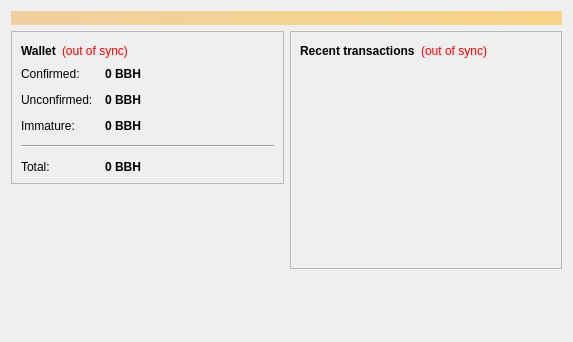
<?xml version="1.0" encoding="UTF-8"?>
<ui version="4.0">
 <class>OverviewPage</class>
 <widget class="QWidget" name="OverviewPage">
  <property name="geometry">
   <rect>
    <x>0</x>
    <y>0</y>
    <width>573</width>
    <height>342</height>
   </rect>
  </property>
  <property name="windowTitle">
   <string>Form</string>
  </property>
  <layout class="QVBoxLayout" name="topLayout">
   <item>
    <widget class="QLabel" name="labelAlerts">
     <property name="visible">
      <bool>false</bool>
     </property>
     <property name="styleSheet">
      <string notr="true">background-color: qlineargradient(x1: 0, y1: 0, x2: 1, y2: 0, stop:0 #F0D0A0, stop:1 #F8D488); color:#000000;</string>
     </property>
     <property name="wordWrap">
      <bool>true</bool>
     </property>
     <property name="margin">
      <number>3</number>
     </property>
    </widget>
   </item>
   <item>
    <layout class="QHBoxLayout" name="horizontalLayout" stretch="1,1">
     <item>
      <layout class="QVBoxLayout" name="verticalLayout_2">
       <item>
        <widget class="QFrame" name="frame">
         <property name="frameShape">
          <enum>QFrame::StyledPanel</enum>
         </property>
         <property name="frameShadow">
          <enum>QFrame::Raised</enum>
         </property>
         <layout class="QVBoxLayout" name="verticalLayout_4">
          <item>
           <layout class="QHBoxLayout" name="horizontalLayout_4">
            <item>
             <widget class="QLabel" name="label_5">
              <property name="font">
               <font>
                <weight>75</weight>
                <bold>true</bold>
               </font>
              </property>
              <property name="text">
               <string>Wallet</string>
              </property>
             </widget>
            </item>
            <item>
             <widget class="QLabel" name="labelWalletStatus">
              <property name="toolTip">
               <string>The displayed information may be out of date. Your wallet automatically synchronizes with the bitcoinblockholes network after a connection is established, but this process has not completed yet.</string>
              </property>
              <property name="styleSheet">
               <string notr="true">QLabel { color: red; }</string>
              </property>
              <property name="text">
               <string notr="true">(out of sync)</string>
              </property>
              <property name="alignment">
               <set>Qt::AlignLeading|Qt::AlignLeft|Qt::AlignVCenter</set>
              </property>
             </widget>
            </item>
            <item>
             <spacer name="horizontalSpacer_2">
              <property name="orientation">
               <enum>Qt::Horizontal</enum>
              </property>
              <property name="sizeHint" stdset="0">
               <size>
                <width>40</width>
                <height>20</height>
               </size>
              </property>
             </spacer>
            </item>
           </layout>
          </item>
          <item>
           <layout class="QFormLayout" name="formLayout_2">
            <property name="fieldGrowthPolicy">
             <enum>QFormLayout::AllNonFixedFieldsGrow</enum>
            </property>
            <property name="horizontalSpacing">
             <number>12</number>
            </property>
            <property name="verticalSpacing">
             <number>12</number>
            </property>
            <item row="0" column="0">
             <widget class="QLabel" name="label">
              <property name="text">
               <string>Confirmed:</string>
              </property>
             </widget>
            </item>
            <item row="0" column="1">
             <widget class="QLabel" name="labelBalance">
              <property name="font">
               <font>
                <weight>75</weight>
                <bold>true</bold>
               </font>
              </property>
              <property name="cursor">
               <cursorShape>IBeamCursor</cursorShape>
              </property>
              <property name="toolTip">
               <string>Your current spendable balance</string>
              </property>
              <property name="text">
               <string notr="true">0 BBH</string>
              </property>
              <property name="textInteractionFlags">
               <set>Qt::LinksAccessibleByMouse|Qt::TextSelectableByKeyboard|Qt::TextSelectableByMouse</set>
              </property>
             </widget>
            </item>
            <item row="1" column="0">
             <widget class="QLabel" name="label_3">
              <property name="text">
               <string>Unconfirmed:</string>
              </property>
             </widget>
            </item>
            <item row="1" column="1">
             <widget class="QLabel" name="labelUnconfirmed">
              <property name="font">
               <font>
                <weight>75</weight>
                <bold>true</bold>
               </font>
              </property>
              <property name="cursor">
               <cursorShape>IBeamCursor</cursorShape>
              </property>
              <property name="toolTip">
               <string>Total of transactions that have yet to be confirmed, and do not yet count toward the spendable balance</string>
              </property>
              <property name="text">
               <string notr="true">0 BBH</string>
              </property>
              <property name="textInteractionFlags">
               <set>Qt::LinksAccessibleByMouse|Qt::TextSelectableByKeyboard|Qt::TextSelectableByMouse</set>
              </property>
             </widget>
            </item>
            <item row="2" column="0">
             <widget class="QLabel" name="labelImmatureText">
              <property name="text">
               <string>Immature:</string>
              </property>
             </widget>
            </item>
            <item row="2" column="1">
             <widget class="QLabel" name="labelImmature">
              <property name="font">
               <font>
                <weight>75</weight>
                <bold>true</bold>
               </font>
              </property>
              <property name="toolTip">
               <string>Mined balance that has not yet matured</string>
              </property>
              <property name="text">
               <string notr="true">0 BBH</string>
              </property>
              <property name="textInteractionFlags">
               <set>Qt::LinksAccessibleByMouse|Qt::TextSelectableByKeyboard|Qt::TextSelectableByMouse</set>
              </property>
             </widget>
            </item>
            <item row="4" column="0">
             <widget class="QLabel" name="labelTotalText">
              <property name="text">
               <string>Total:</string>
              </property>
             </widget>
            </item>
            <item row="4" column="1">
             <widget class="QLabel" name="labelTotal">
              <property name="font">
               <font>
                <weight>75</weight>
                <bold>true</bold>
               </font>
              </property>
              <property name="cursor">
               <cursorShape>IBeamCursor</cursorShape>
              </property>
              <property name="toolTip">
               <string>Your current total balance</string>
              </property>
              <property name="text">
               <string notr="true">0 BBH</string>
              </property>
              <property name="textInteractionFlags">
               <set>Qt::LinksAccessibleByMouse|Qt::TextSelectableByKeyboard|Qt::TextSelectableByMouse</set>
              </property>
             </widget>
            </item>
            <item row="3" column="0" colspan="2">
             <widget class="Line" name="line">
              <property name="orientation">
               <enum>Qt::Horizontal</enum>
              </property>
             </widget>
            </item>
           </layout>
          </item>
         </layout>
        </widget>
       </item>
       <item>
        <spacer name="verticalSpacer">
         <property name="orientation">
          <enum>Qt::Vertical</enum>
         </property>
         <property name="sizeHint" stdset="0">
          <size>
           <width>20</width>
           <height>40</height>
          </size>
         </property>
        </spacer>
       </item>
      </layout>
     </item>
     <item>
      <layout class="QVBoxLayout" name="verticalLayout_3">
       <item>
        <widget class="QFrame" name="frame_2">
         <property name="frameShape">
          <enum>QFrame::StyledPanel</enum>
         </property>
         <property name="frameShadow">
          <enum>QFrame::Raised</enum>
         </property>
         <layout class="QVBoxLayout" name="verticalLayout">
          <item>
           <layout class="QHBoxLayout" name="horizontalLayout_2">
            <item>
             <widget class="QLabel" name="label_4">
              <property name="text">
               <string>&lt;b&gt;Recent transactions&lt;/b&gt;</string>
              </property>
             </widget>
            </item>
            <item>
             <widget class="QLabel" name="labelTransactionsStatus">
              <property name="toolTip">
               <string>The displayed information may be out of date. Your wallet automatically synchronizes with the bitcoinblockholes network after a connection is established, but this process has not completed yet.</string>
              </property>
              <property name="styleSheet">
               <string notr="true">QLabel { color: red; }</string>
              </property>
              <property name="text">
               <string notr="true">(out of sync)</string>
              </property>
              <property name="alignment">
               <set>Qt::AlignRight|Qt::AlignTrailing|Qt::AlignVCenter</set>
              </property>
             </widget>
            </item>
            <item>
             <spacer name="horizontalSpacer">
              <property name="orientation">
               <enum>Qt::Horizontal</enum>
              </property>
              <property name="sizeHint" stdset="0">
               <size>
                <width>40</width>
                <height>20</height>
               </size>
              </property>
             </spacer>
            </item>
           </layout>
          </item>
          <item>
           <widget class="QListView" name="listTransactions">
            <property name="styleSheet">
             <string notr="true">QListView { background: transparent; }</string>
            </property>
            <property name="frameShape">
             <enum>QFrame::NoFrame</enum>
            </property>
            <property name="verticalScrollBarPolicy">
             <enum>Qt::ScrollBarAlwaysOff</enum>
            </property>
            <property name="horizontalScrollBarPolicy">
             <enum>Qt::ScrollBarAlwaysOff</enum>
            </property>
            <property name="selectionMode">
             <enum>QAbstractItemView::NoSelection</enum>
            </property>
           </widget>
          </item>
         </layout>
        </widget>
       </item>
       <item>
        <spacer name="verticalSpacer_2">
         <property name="orientation">
          <enum>Qt::Vertical</enum>
         </property>
         <property name="sizeHint" stdset="0">
          <size>
           <width>20</width>
           <height>40</height>
          </size>
         </property>
        </spacer>
       </item>
      </layout>
     </item>
    </layout>
   </item>
  </layout>
 </widget>
 <resources/>
 <connections/>
</ui>
